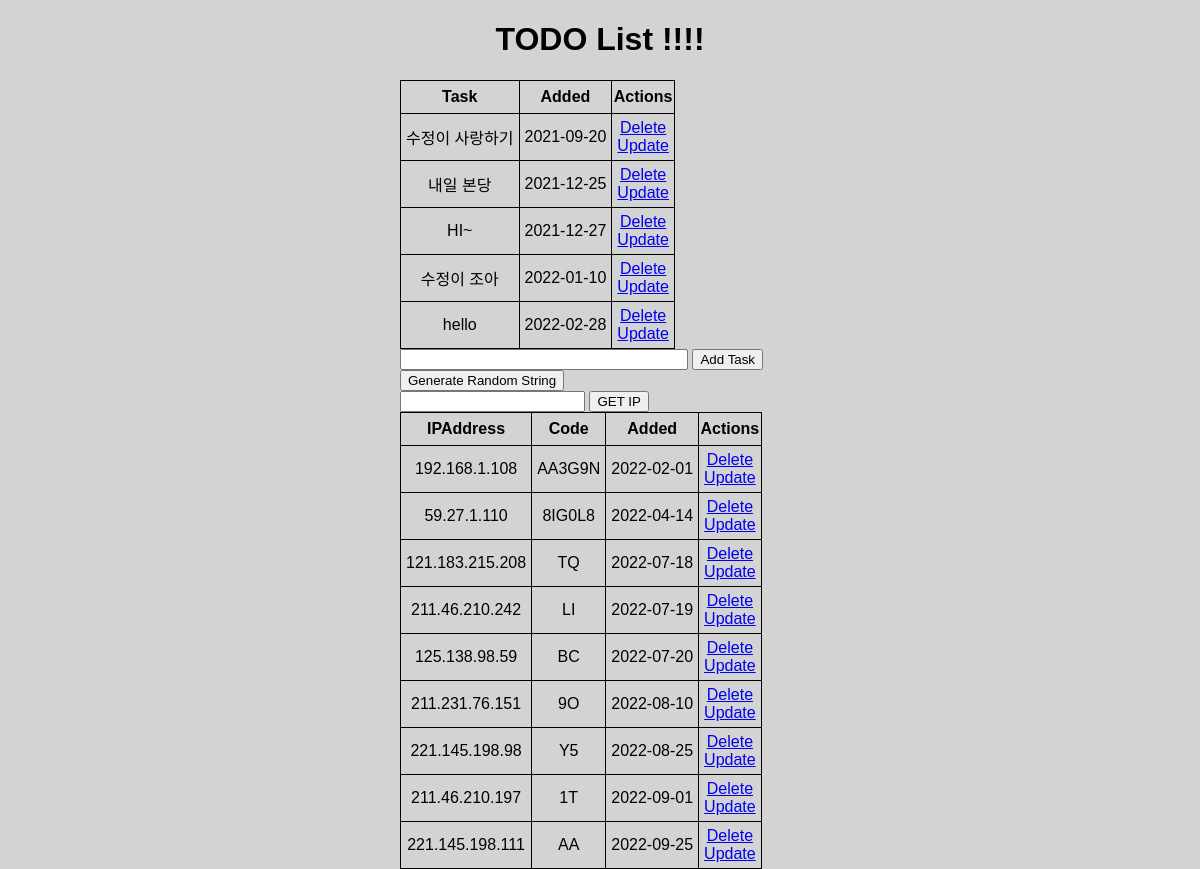
Before: / with the older database file.
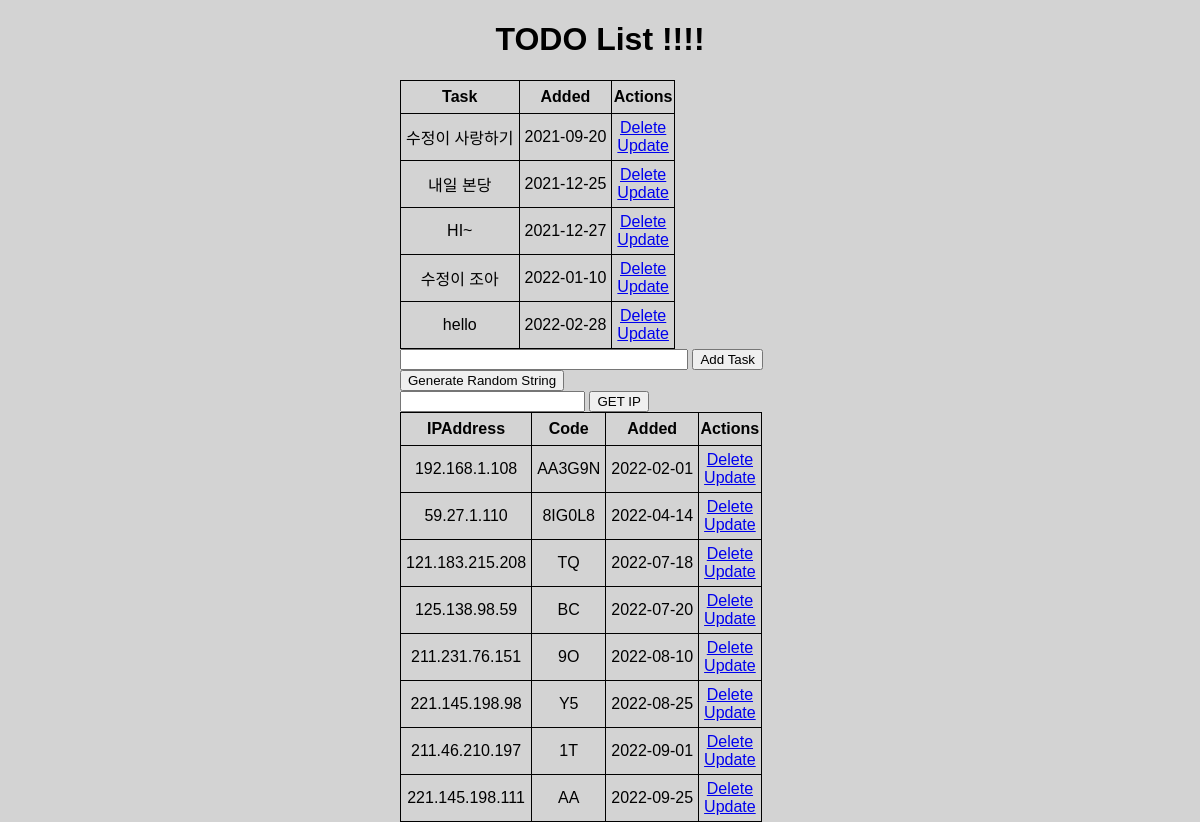
After: the same page with the newer database file.
### application.py (models this page shows, shortened)
class Todo(db.Model):
    id = db.Column(db.Integer, primary_key=True)
    content = db.Column(db.String(200), nullable=False)
    completed = db.Column(db.Integer, default=0)
    date_created = db.Column(db.DateTime, default=datetime.utcnow)

class RoomCode(db.Model):
    id = db.Column(db.Integer, primary_key=True)
    code = db.Column(db.String(10), nullable=False)
    ip_address = db.Column(db.String(100), nullable=False)
    date_created = db.Column(db.DateTime, default=datetime.utcnow)

### application.py (the view)
@app.route("/", methods=['POST', 'GET'])
def hello():
    if request.method == 'POST':
        task_content = request.form['content']
        new_task = Todo(content=task_content)
        try:
            db.session.add(new_task)
            db.session.commit()
            return redirect('/')
        except:
            return 'There was an issue adding your task'
    else:
        tasks = Todo.query.order_by(Todo.date_created).all()
        RoomCodes = RoomCode.query.order_by(RoomCode.date_created).all()
        return render_template('index.html', tasks=tasks, RoomCodes=RoomCodes)

### templates/index.html (shortened to what this page needs)
{% extends 'base.html' %}
{% block body %}
<div class="content">
    <h1 style="text-align: center">TODO List !!!!</h1>
    {% if tasks|length < 1 %}
    <h4 style="text-align: center"> There are no tasks. Create on below!</h4>
    {% else %}
    <table>
        <tr>
            <th>Task</th>
            <th>Added</th>
            <th>Actions</th>
        </tr>
        {% for task in tasks %}
            <tr>
                <td>{{ task.content}}</td>
                <td>{{ task.date_created.date() }}</td>
                <td>
                    <a href="/delete/{{task.id}}">Delete</a>
                    <br>
                    <a href="/update/{{task.id}}">Update</a>
                </td>
            </tr>
        {% endfor%}
    </table>
    {% endif %}
    <form action="/" method="POST">
        <input type="text" name="content" id="content">
        <input type="submit" value="Add Task">
    </form>
    <form action="/code" method="POST">
        <input type="submit" value="Generate Random String">
    </form>
    <form action="/code" method="GET">
        <input type="text" name="code" id="code">
        <input type="submit" value="GET IP">
    </form>
    <table>
        <tr>
            <th>IPAddress</th>
            <th>Code</th>
            <th>Added</th>
            <th>Actions</th>
        </tr>
        {% for roomCode in RoomCodes %}
        <tr>
            <td>{{ roomCode.ip_address}}</td>
            <td>{{ roomCode.code}}</td>
            <td>{{ roomCode.date_created.date() }}</td>
            <td>
                <a href="/deleteCode/{{roomCode.code}}">Delete</a>
                <br>
                <a href="/updateCode/{{roomCode.id}}">Update</a>
            </td>
        </tr>
        {% endfor%}
    </table>
</div>
{% endblock %}

### templates/base.html (shortened to what this page needs)
<!DOCTYPE html>
<html lang="en">
<head>
    <link rel="stylesheet" href="{{ url_for('static', filename='css/main.css') }}">
</head>
<body>
    {% block body %}{% endblock %}
</body>
</html>

### static/css/main.css (style rules this page uses)
body, html { margin: 0; font-family: sans-serif; background-color: lightgray; }
.content { margin: 0 auto; width: 400px; }
table, td, th { border-collapse : collapse; border : 1px solid black; }
table { width: 100%; }
th { height: 30px; }
td { text-align: center; padding: 5px; }
#content { width: 70%; }

Changed rows visible on the page:
removed RoomCode: ip_address "211.46.210.242", code "LI", date_created "2022-07-19"
